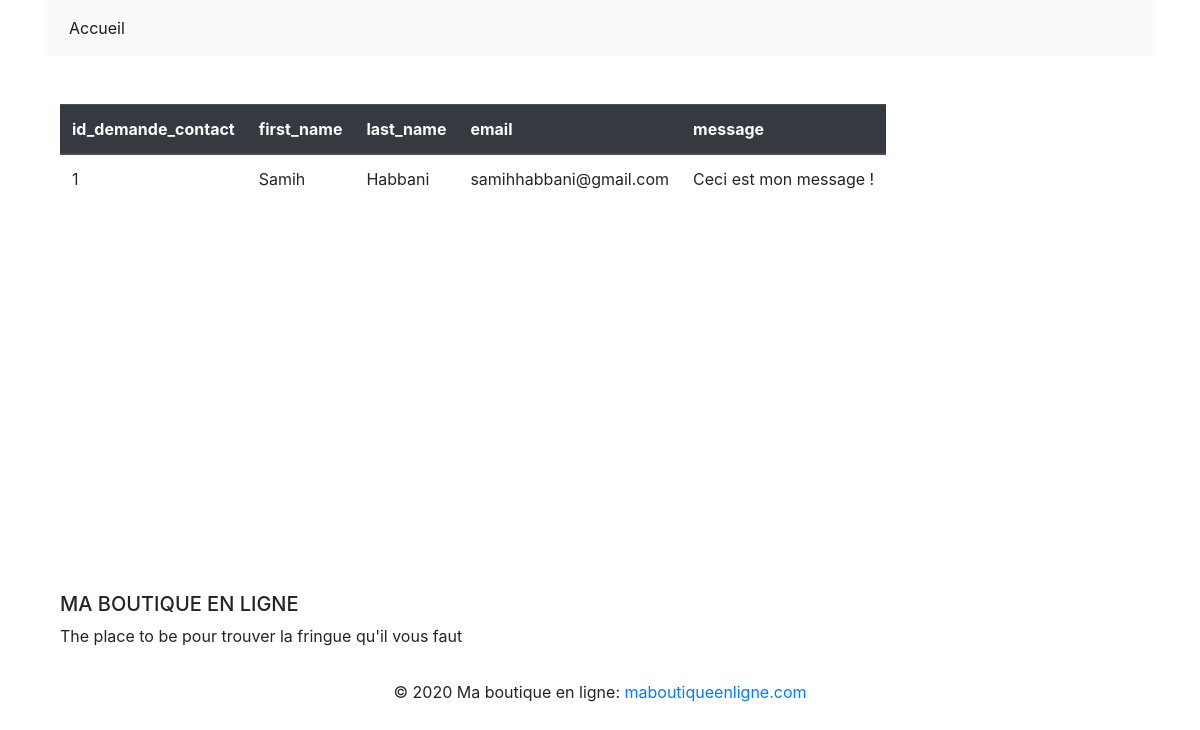
The app's page /liste_contact.php with its own data.
### tables this page shows
CREATE TABLE `contact` (
  `id_demande_contact` int(11) NOT NULL,
  `first_name` varchar(45) NOT NULL,
  `last_name` varchar(45) NOT NULL,
  `email` varchar(45) NOT NULL,
  `message` longtext NOT NULL
);

### liste_contact.php (the view)
<?php
require_once("inc/init.php");
$r = $pdo->query("SELECT * FROM contact");
require_once("inc/header.php");
?>
<div class="col-md-10">
    <div class="table-responsive">
        <table class="table col-md-12">
            <thead class="thead-dark">
                <tr>
                    <?php for($i=0; $i< $r->columnCount(); $i++ ) { ?>
                        <th> <?php echo $r->getColumnMeta($i)["name"]; ?> </th>
                    <?php } ?>
                </tr>
            </thead>
            <tbody>
                <?php while($contact = $r->fetch(PDO::FETCH_ASSOC)) { ?>
                    <tr>
                        <?php foreach($contact as $indice => $valeur) { ?>
                            <td> <?php echo $valeur;  ?>  </td>
                        <?php } ?>
                    </tr>
                <?php } ?>
            </tbody>
        </table>
    </div>
</div>
<?php
require_once("inc/footer.php");
?>

### inc/css/style.css (style rules this page uses)
.table { height: 400px; overflow-y: auto; display: block; }

### records on screen
contact: id_demande_contact "1", first_name "Samih", last_name "Habbani", email "samihhabbani@gmail.com", message "Ceci est mon message !"

### other values on screen
$r->getColumnMeta($i)["name"] "id_demande_contact"
$r->getColumnMeta($i)["name"] "first_name"
$r->getColumnMeta($i)["name"] "last_name"
$r->getColumnMeta($i)["name"] "email"
$r->getColumnMeta($i)["name"] "message"
